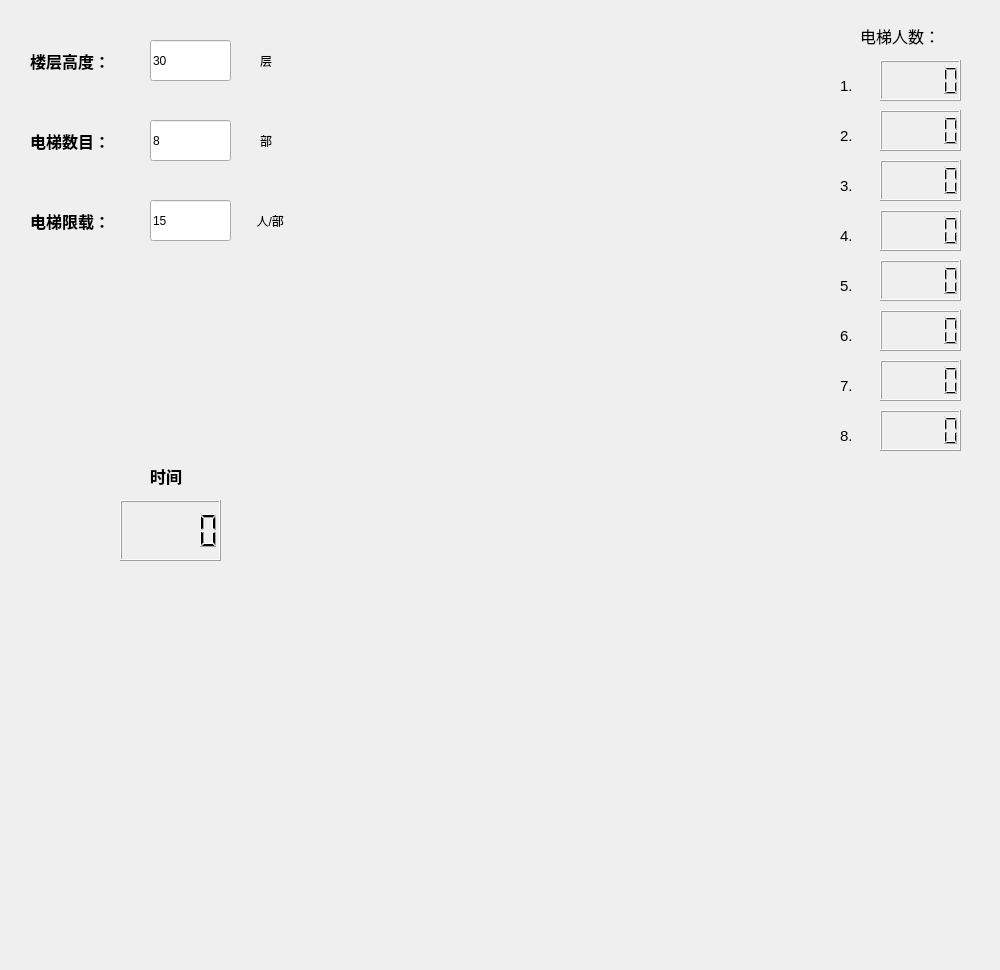
<?xml version="1.0" encoding="UTF-8"?>
<ui version="4.0">
 <class>Widget</class>
 <widget class="QWidget" name="Widget">
  <property name="geometry">
   <rect>
    <x>0</x>
    <y>0</y>
    <width>1000</width>
    <height>970</height>
   </rect>
  </property>
  <property name="windowTitle">
   <string>电梯群控动态演示</string>
  </property>
  <widget class="QWidget" name="widget_2" native="true">
   <property name="geometry">
    <rect>
     <x>10</x>
     <y>10</y>
     <width>321</width>
     <height>281</height>
    </rect>
   </property>
   <widget class="QLabel" name="label_2">
    <property name="geometry">
     <rect>
      <x>20</x>
      <y>20</y>
      <width>111</width>
      <height>61</height>
     </rect>
    </property>
    <property name="font">
     <font>
      <family>Arial Black</family>
      <pointsize>12</pointsize>
      <weight>75</weight>
      <bold>true</bold>
     </font>
    </property>
    <property name="text">
     <string>楼层高度：</string>
    </property>
   </widget>
   <widget class="QLabel" name="label_4">
    <property name="geometry">
     <rect>
      <x>20</x>
      <y>100</y>
      <width>111</width>
      <height>61</height>
     </rect>
    </property>
    <property name="font">
     <font>
      <family>Arial Black</family>
      <pointsize>12</pointsize>
      <weight>75</weight>
      <bold>true</bold>
     </font>
    </property>
    <property name="text">
     <string>电梯数目：</string>
    </property>
   </widget>
   <widget class="QLineEdit" name="lineEdit_height">
    <property name="geometry">
     <rect>
      <x>140</x>
      <y>30</y>
      <width>81</width>
      <height>41</height>
     </rect>
    </property>
    <property name="text">
     <string>30</string>
    </property>
    <property name="readOnly">
     <bool>true</bool>
    </property>
   </widget>
   <widget class="QLineEdit" name="lineEdit_num">
    <property name="geometry">
     <rect>
      <x>140</x>
      <y>110</y>
      <width>81</width>
      <height>41</height>
     </rect>
    </property>
    <property name="text">
     <string>8</string>
    </property>
    <property name="readOnly">
     <bool>true</bool>
    </property>
   </widget>
   <widget class="QLabel" name="label_5">
    <property name="geometry">
     <rect>
      <x>250</x>
      <y>120</y>
      <width>91</width>
      <height>21</height>
     </rect>
    </property>
    <property name="text">
     <string>部</string>
    </property>
   </widget>
   <widget class="QLabel" name="label_3">
    <property name="geometry">
     <rect>
      <x>250</x>
      <y>40</y>
      <width>91</width>
      <height>21</height>
     </rect>
    </property>
    <property name="text">
     <string>层</string>
    </property>
   </widget>
   <widget class="QLabel" name="label_6">
    <property name="geometry">
     <rect>
      <x>20</x>
      <y>180</y>
      <width>111</width>
      <height>61</height>
     </rect>
    </property>
    <property name="font">
     <font>
      <family>Arial Black</family>
      <pointsize>12</pointsize>
      <weight>75</weight>
      <bold>true</bold>
     </font>
    </property>
    <property name="text">
     <string>电梯限载：</string>
    </property>
   </widget>
   <widget class="QLineEdit" name="lineEdit_3">
    <property name="geometry">
     <rect>
      <x>140</x>
      <y>190</y>
      <width>81</width>
      <height>41</height>
     </rect>
    </property>
    <property name="acceptDrops">
     <bool>true</bool>
    </property>
    <property name="text">
     <string>15</string>
    </property>
    <property name="readOnly">
     <bool>true</bool>
    </property>
   </widget>
   <widget class="QLabel" name="label_7">
    <property name="geometry">
     <rect>
      <x>240</x>
      <y>200</y>
      <width>91</width>
      <height>21</height>
     </rect>
    </property>
    <property name="text">
     <string>  人/部</string>
    </property>
   </widget>
  </widget>
  <widget class="QLCDNumber" name="lcdNumber">
   <property name="geometry">
    <rect>
     <x>120</x>
     <y>500</y>
     <width>101</width>
     <height>61</height>
    </rect>
   </property>
   <property name="font">
    <font>
     <family>Arial</family>
     <pointsize>12</pointsize>
    </font>
   </property>
  </widget>
  <widget class="QLabel" name="label_8">
   <property name="geometry">
    <rect>
     <x>150</x>
     <y>460</y>
     <width>81</width>
     <height>31</height>
    </rect>
   </property>
   <property name="font">
    <font>
     <family>Arial Black</family>
     <pointsize>12</pointsize>
     <weight>75</weight>
     <bold>true</bold>
    </font>
   </property>
   <property name="text">
    <string>时间</string>
   </property>
  </widget>
  <widget class="QLCDNumber" name="lcdNumber_2">
   <property name="geometry">
    <rect>
     <x>880</x>
     <y>60</y>
     <width>81</width>
     <height>41</height>
    </rect>
   </property>
  </widget>
  <widget class="QLabel" name="label">
   <property name="geometry">
    <rect>
     <x>860</x>
     <y>20</y>
     <width>121</width>
     <height>31</height>
    </rect>
   </property>
   <property name="font">
    <font>
     <family>Arial</family>
     <pointsize>12</pointsize>
     <weight>50</weight>
     <bold>false</bold>
    </font>
   </property>
   <property name="text">
    <string>电梯人数：</string>
   </property>
  </widget>
  <widget class="QLCDNumber" name="lcdNumber_3">
   <property name="geometry">
    <rect>
     <x>880</x>
     <y>110</y>
     <width>81</width>
     <height>41</height>
    </rect>
   </property>
  </widget>
  <widget class="QLCDNumber" name="lcdNumber_4">
   <property name="geometry">
    <rect>
     <x>880</x>
     <y>160</y>
     <width>81</width>
     <height>41</height>
    </rect>
   </property>
  </widget>
  <widget class="QLCDNumber" name="lcdNumber_5">
   <property name="geometry">
    <rect>
     <x>880</x>
     <y>210</y>
     <width>81</width>
     <height>41</height>
    </rect>
   </property>
  </widget>
  <widget class="QLCDNumber" name="lcdNumber_6">
   <property name="geometry">
    <rect>
     <x>880</x>
     <y>260</y>
     <width>81</width>
     <height>41</height>
    </rect>
   </property>
  </widget>
  <widget class="QLCDNumber" name="lcdNumber_7">
   <property name="geometry">
    <rect>
     <x>880</x>
     <y>310</y>
     <width>81</width>
     <height>41</height>
    </rect>
   </property>
  </widget>
  <widget class="QLCDNumber" name="lcdNumber_8">
   <property name="geometry">
    <rect>
     <x>880</x>
     <y>360</y>
     <width>81</width>
     <height>41</height>
    </rect>
   </property>
  </widget>
  <widget class="QLCDNumber" name="lcdNumber_9">
   <property name="geometry">
    <rect>
     <x>880</x>
     <y>410</y>
     <width>81</width>
     <height>41</height>
    </rect>
   </property>
  </widget>
  <widget class="QLabel" name="label_9">
   <property name="geometry">
    <rect>
     <x>840</x>
     <y>70</y>
     <width>31</width>
     <height>31</height>
    </rect>
   </property>
   <property name="font">
    <font>
     <family>Arial</family>
     <pointsize>11</pointsize>
    </font>
   </property>
   <property name="text">
    <string>1.</string>
   </property>
  </widget>
  <widget class="QLabel" name="label_10">
   <property name="geometry">
    <rect>
     <x>840</x>
     <y>120</y>
     <width>31</width>
     <height>31</height>
    </rect>
   </property>
   <property name="font">
    <font>
     <family>Arial</family>
     <pointsize>11</pointsize>
    </font>
   </property>
   <property name="text">
    <string>2.</string>
   </property>
  </widget>
  <widget class="QLabel" name="label_11">
   <property name="geometry">
    <rect>
     <x>840</x>
     <y>170</y>
     <width>31</width>
     <height>31</height>
    </rect>
   </property>
   <property name="font">
    <font>
     <family>Arial</family>
     <pointsize>11</pointsize>
    </font>
   </property>
   <property name="text">
    <string>3.</string>
   </property>
  </widget>
  <widget class="QLabel" name="label_12">
   <property name="geometry">
    <rect>
     <x>840</x>
     <y>220</y>
     <width>31</width>
     <height>31</height>
    </rect>
   </property>
   <property name="font">
    <font>
     <family>Arial</family>
     <pointsize>11</pointsize>
    </font>
   </property>
   <property name="text">
    <string>4.</string>
   </property>
  </widget>
  <widget class="QLabel" name="label_13">
   <property name="geometry">
    <rect>
     <x>840</x>
     <y>270</y>
     <width>31</width>
     <height>31</height>
    </rect>
   </property>
   <property name="font">
    <font>
     <family>Arial</family>
     <pointsize>11</pointsize>
    </font>
   </property>
   <property name="text">
    <string>5.</string>
   </property>
  </widget>
  <widget class="QLabel" name="label_14">
   <property name="geometry">
    <rect>
     <x>840</x>
     <y>320</y>
     <width>31</width>
     <height>31</height>
    </rect>
   </property>
   <property name="font">
    <font>
     <family>Arial</family>
     <pointsize>11</pointsize>
    </font>
   </property>
   <property name="text">
    <string>6.</string>
   </property>
  </widget>
  <widget class="QLabel" name="label_15">
   <property name="geometry">
    <rect>
     <x>840</x>
     <y>370</y>
     <width>31</width>
     <height>31</height>
    </rect>
   </property>
   <property name="font">
    <font>
     <family>Arial</family>
     <pointsize>11</pointsize>
    </font>
   </property>
   <property name="text">
    <string>7.</string>
   </property>
  </widget>
  <widget class="QLabel" name="label_16">
   <property name="geometry">
    <rect>
     <x>840</x>
     <y>420</y>
     <width>31</width>
     <height>31</height>
    </rect>
   </property>
   <property name="font">
    <font>
     <family>Arial</family>
     <pointsize>11</pointsize>
    </font>
   </property>
   <property name="text">
    <string>8.</string>
   </property>
  </widget>
 </widget>
 <resources/>
 <connections/>
</ui>
